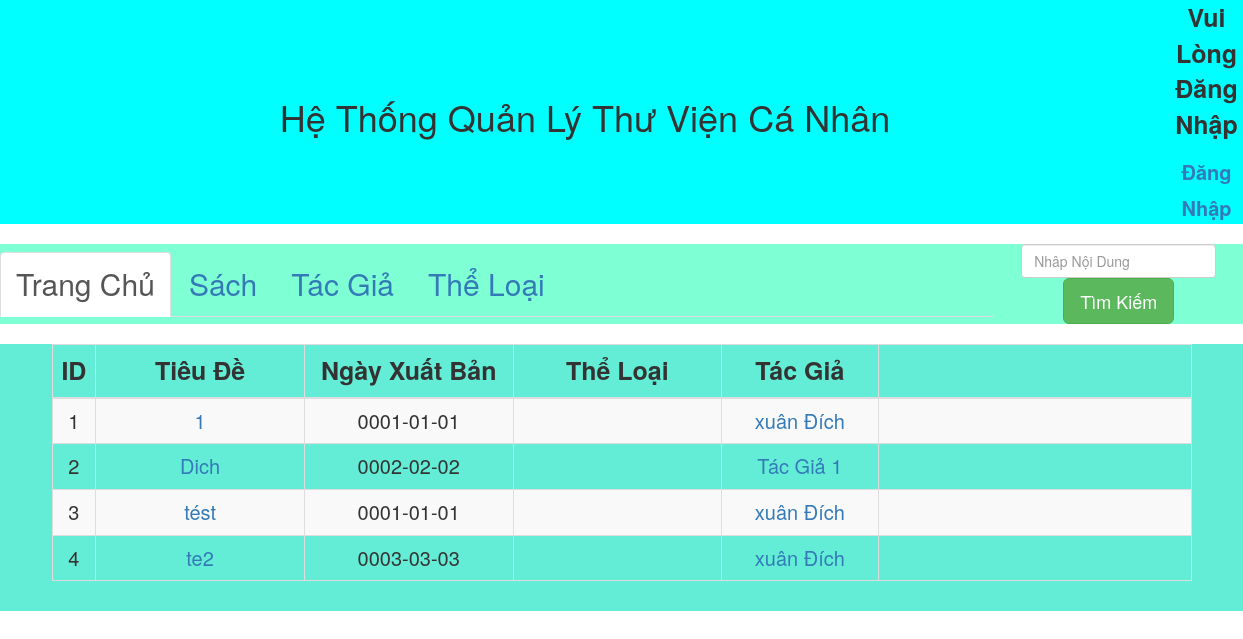
The app's page /book/, older data.
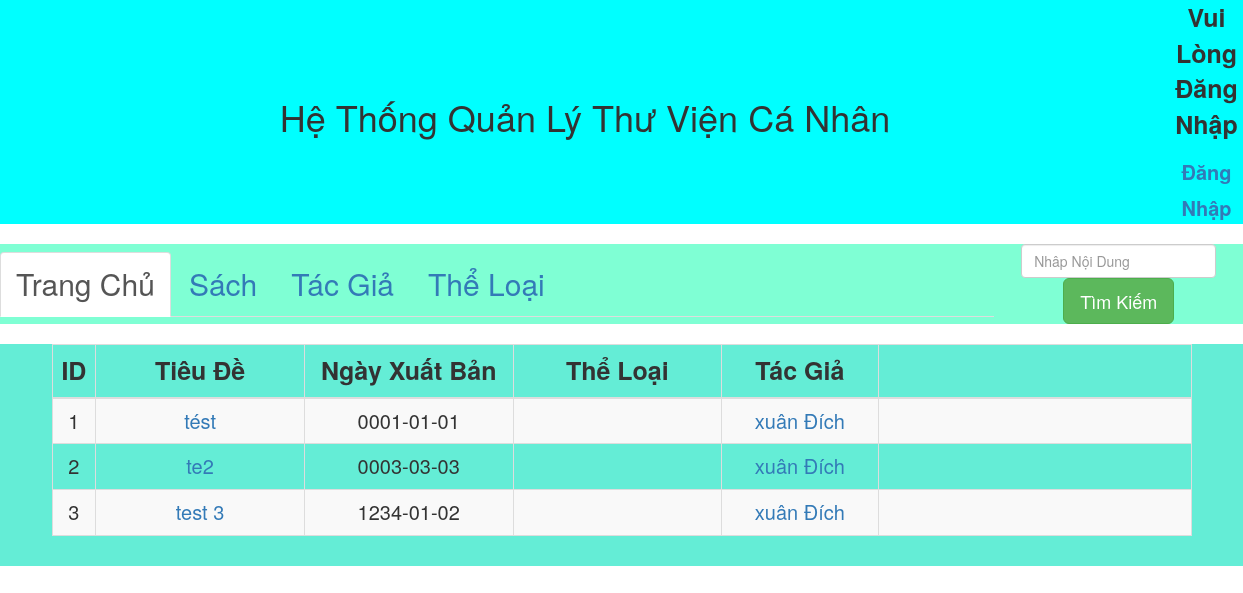
The same page, newer data.
### catalog/models.py (models this page shows)
class Book(models.Model):
    id = models.AutoField(primary_key=True)
    title = models.CharField(max_length=32)
    publish_date = models.DateField()
    authors = models.ManyToManyField("Author")
    summary = models.CharField(max_length=500, blank=True)
    categorys = models.ManyToManyField("Category")

class Author(models.Model):
    id = models.AutoField(primary_key=True)
    name = models.CharField(max_length=32)

### catalog/views.py (the view)
# urls.py: path('book/', views.book),
def book(request):
    book_list = Book.objects.all()
    return render(request, "book/book.html", {"book_list": book_list})

### templates/book/book.html (shortened to what this page needs)
{% extends "base.html" %}
{% block content %}
<div class="container" >
    <table class="table table-striped table-hover table-bordered">
        <thead>
            <tr>
                <th Style="width:20px">ID</th>
                <th Style="width:200px">Tiêu Đề</th>
                <th Style="width:200px">Ngày Xuất Bản</th>
                <th Style="width:200px">Thể Loại</th>
                <th Style="width:150px">Tác Giả</th>
                <th Style="width:300px" class="last">
                </th>
            </tr>
        </thead>
        <tbody>
            {% for book in book_list %}
            <tr>
                <td>{{ forloop.counter }}</td>
                <td> <a href="/book/{{ book.pk }}/bookdetail"> {{ book.title }} </a></td>
                <td>{{ book.publish_date|date:'c' }}</td>
                <td>
                </td>
                <td>
                    {% for author in book.authors.all %}
                    {% if forloop.last %}
                    <a href="/author_book/{{ author.pk }}">{{ author.name }}</a>
                    {% else %}
                    <a href="/author_book/{{ author.pk }}">{{ author.name }}</a>
                    {% endif %}
                    {% endfor %}
                </td>
                <td>
                </td>
            </tr>
            {% endfor %}
        </tbody>
    </table>
</div>
{% endblock %}

Row changes from the older to the newer data that the page shows:
removed Book: title "1", publish_date "0001-01-01", Author (name "xuân Đích")
removed Book: title "Dich", publish_date "0002-02-02"
no longer on this page (row edited): Author: name "Tác Giả 1", shown under "Dich"
added Book: title "test 3", publish_date "1234-01-02", Author (name "xuân Đích")
